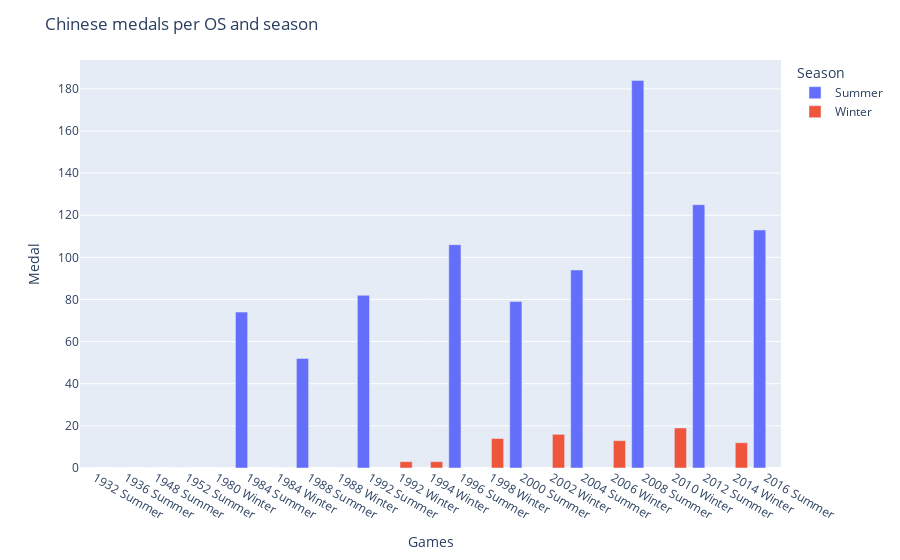

The notebook cell saved with this chart:
### Markdown cell above
### Medals per OS

### Code cell
df = df_china
fig = olymics_plot_df(df, "Games", "Medal", grouping = "Season", plot = "bar")
fig.update_layout(title_text = "Chinese medals per OS and season")
fig.show()

### Figure 1 — Plotly figure (JSON) as saved in the notebook; plotly's stock layout.template omitted (floating-point values rounded to 4 significant figures)
{"data": [{"alignmentgroup": "True", "hovertemplate": "Season=Summer<br>Games=%{x}<br>Medal=%{y}<extra></extra>", "legendgroup": "Summer", "marker": {"color": "#636efa", "pattern": {"shape": ""}}, "name": "Summer", "offsetgroup": "Summer", "orientation": "v", "showlegend": true, "textposition": "auto", "type": "bar", "x": ["1932 Summer", "1936 Summer", "1948 Summer", "1952 Summer", "1980 Winter", "1984 Summer", "1984 Winter", "1988 Summer", "1988 Winter", "1992 Summer", "1992 Winter", "1994 Winter", "1996 Summer", "1998 Winter", "2000 Summer", "2002 Winter", "2004 Summer", "2006 Winter", "2008 Summer", "2010 Winter", "2012 Summer", "2014 Winter", "2016 Summer"], "xaxis": "x", "y": [0, 0, 0, 0, null, 74, null, 52, null, 82, null, null, 106, null, 79, null, 94, null, 184, null, 125, null, 113], "yaxis": "y"}, {"alignmentgroup": "True", "hovertemplate": "Season=Winter<br>Games=%{x}<br>Medal=%{y}<extra></extra>", "legendgroup": "Winter", "marker": {"color": "#EF553B", "pattern": {"shape": ""}}, "name": "Winter", "offsetgroup": "Winter", "orientation": "v", "showlegend": true, "textposition": "auto", "type": "bar", "x": ["1932 Summer", "1936 Summer", "1948 Summer", "1952 Summer", "1980 Winter", "1984 Summer", "1984 Winter", "1988 Summer", "1988 Winter", "1992 Summer", "1992 Winter", "1994 Winter", "1996 Summer", "1998 Winter", "2000 Summer", "2002 Winter", "2004 Summer", "2006 Winter", "2008 Summer", "2010 Winter", "2012 Summer", "2014 Winter", "2016 Summer"], "xaxis": "x", "y": [null, null, null, null, 0, null, 0, null, 0, null, 3, 3, null, 14, null, 16, null, 13, null, 19, null, 12, null], "yaxis": "y"}], "layout": {"barmode": "group", "legend": {"title": {"text": "Season"}, "tracegroupgap": 0}, "margin": {"t": 60}, "title": {"text": "Chinese medals per OS and season"}, "xaxis": {"anchor": "y", "domain": [0, 1], "title": {"text": "Games"}}, "yaxis": {"anchor": "x", "domain": [0, 1], "title": {"text": "Medal"}}}}
